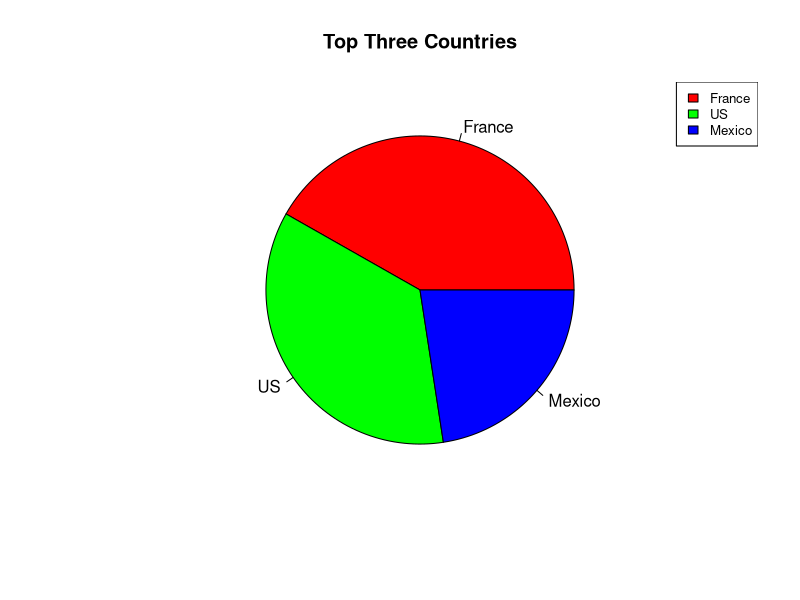

Write the R code that produced this figure.
A <- c(211, 180, 114)
labels <- c("France", "US", "Mexico")
pie(A, labels, main = "Top Three Countries", col = rainbow(length(A)))
legend("topright", c("France", "US", "Mexico"), cex = 0.8, fill = rainbow(length(A)))